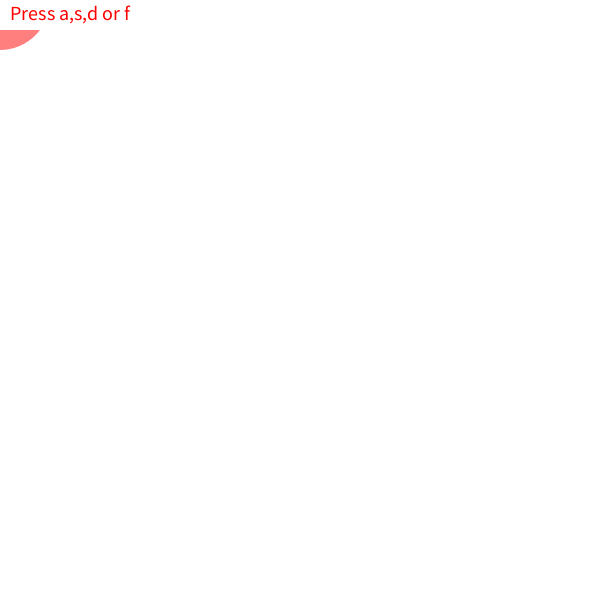
Frame 1 (no input)
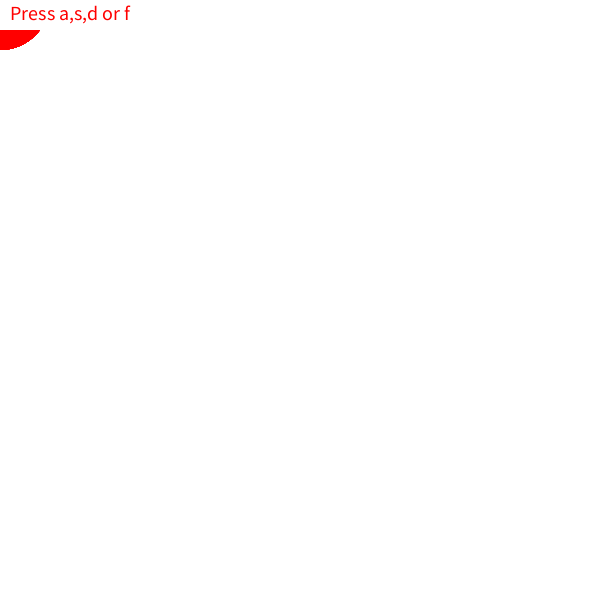
Frame 60 (the mouse pressed at the canvas centre just before this capture)
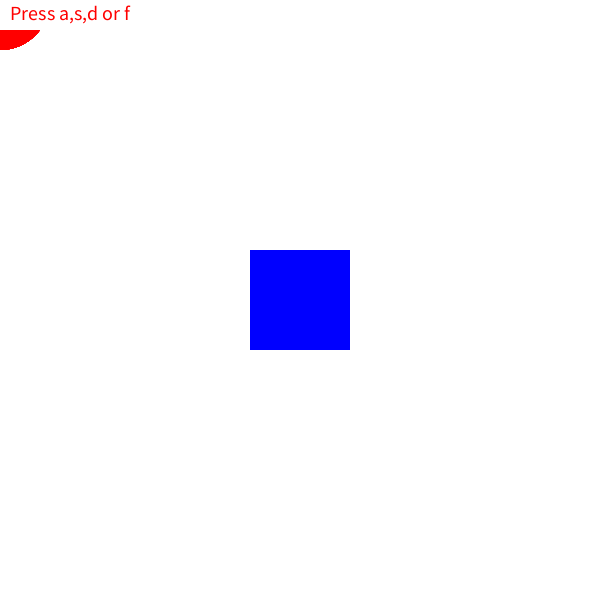
Frame 120 (the mouse held since frame 60 and released just before this capture)

The Processing sketch that drew these frames (run headless with seeded random() and noise(); from frame 60 on, the mouse is pressed at the canvas centre):

// Processing sketch: HackNights_09_Ifs_Elses_Elses_keyboard_mouse
// ── HackNights_09_Ifs_Elses_Elses_keyboard_mouse.pde
void setup() {
  size(600, 600);
  frameRate(24); //24 frames per second
  background(255,255,255); // RGB, otherwise is gray scale
}

void draw(){
  
  println(mouseX, mouseY); 
  noStroke();
  
  if(mouseX < 200){  // smaller than 200
    
    fill(255,0,0,128);
    ellipse(mouseX, mouseY, 100,100);
    
  }else if((mouseX > 200) && (mouseX < 400)){ // using the && operator to check interval
                                              // asking two questions at the same time
    fill(0,0,255,128);
    rectMode(CENTER); //draw the Rect from the CENTER
    rect(mouseX, mouseY, 100,100);
    
  } else if(mouseX > 400){ // asking if is bigger than 400
    fill(0,255,0,128);
    ellipse(mouseX, mouseY, 100,100);
  }
 
  
  fill(255);
  rectMode(CORNER);
  rect(0,0,200,30);
  fill(255,0,0);
  textSize(20);
  text("Press a,s,d or f", 10,20);
  
  
}

void keyPressed(){
  println(key);
  if(key == 'a'){
     background(128,0,0); // RGB, otherwise is gray scale
  }else if(key == 's'){
     background(0,128,0); // RGB, otherwise is gray scale
  }else if(key == 'd'){
     background(0,0,128); // RGB, otherwise is gray scale
  }else if(key == 'f'){
     background(255,255,255); // RGB, otherwise is gray scale
  } 
}
